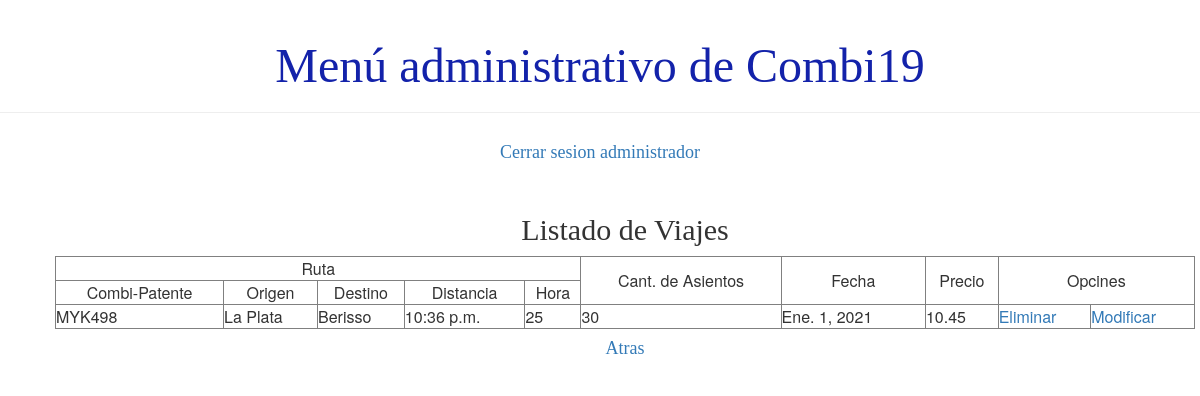
The page /usuario/listaViaje on the database as committed earlier.
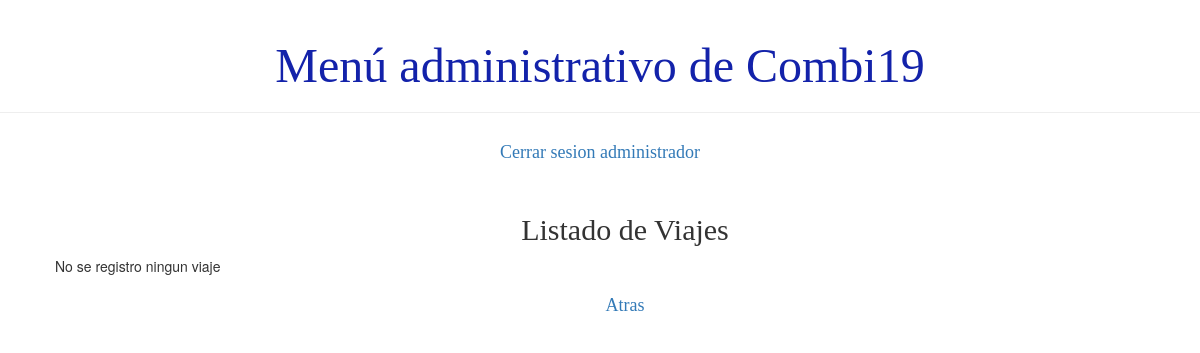
The same page on the database as committed later.
### demo1/models.py (models this page shows, shortened)
class Combi(models.Model):
    TIPOS_COMBI = (
        ('C', 'Cama'),
        ('S', 'Semicama'),
    )
    chofer = models.ForeignKey(Chofer, on_delete=models.CASCADE)
    patente = models.CharField(max_length=10)
    tipo = models.CharField(max_length=1, choices=TIPOS_COMBI)
    modelo = models.CharField(max_length=40)
    asientos = models.IntegerField()
    activo = models.BooleanField(default=True)

class Lugar(models.Model):
    nombre_de_lugar = models.CharField(max_length=50)
    provincia = models.CharField(max_length=40)
    activo = models.BooleanField(default=True)

class Ruta(models.Model):
    combi = models.ForeignKey(Combi, on_delete=models.CASCADE)
    origen = models.ForeignKey(Lugar, on_delete=models.CASCADE, related_name='origen')
    destino = models.ForeignKey(Lugar, on_delete=models.CASCADE, related_name='destino')
    hora = models.TimeField()
    distancia = models.IntegerField()
    activo = models.BooleanField(default=True)

class Viaje(models.Model):
    ruta = models.ForeignKey(Ruta, on_delete=models.CASCADE)
    insumos = models.ManyToManyField(Insumo)
    fecha = models.DateField()
    precio = models.FloatField()
    asientos = models.IntegerField()
    activo = models.BooleanField(default=True)
    class Meta:
        unique_together = ('ruta', 'fecha',)

### demo1/views.py (the view)
# urls.py: path('usuario/listaViaje', views.listado_viaje ,name='listado_viaje'),
def listado_viaje(request):
    viajes=armarFilaViaje()
    paginator= Paginator(viajes, 10)
    cantidad=False if (paginator.count == 0) else True
    page_number = request.GET.get('page')
    page_obj = paginator.get_page(page_number)
    return render(request, 'demo1/listados/listado_viaje.html', {'page_obj':page_obj, 'cantidad':cantidad})

### demo1/views.py (called while the page is built)
def armarFilaViaje():
    viajes=Viaje.objects.filter(activo=True).values()
    lista=[]
    for v in viajes:
        r=Ruta.objects.filter(id=v['ruta_id']).values()
        combi=Combi.objects.filter(id=r[0]['combi_id']).values()
        o=Lugar.objects.filter(id=r[0]['origen_id']).values()
        d=Lugar.objects.filter(id=r[0]['destino_id']).values()
        dic={'patente':combi[0]['patente'], 'origen':o[0]['nombre_de_lugar'], 'destino':d[0]['nombre_de_lugar'],
            'hora': r[0]['hora'], 'distancia':r[0]['distancia'], 'cant': v['asientos'], 'fecha':v['fecha'], 'precio':v['precio'], 'pk':v['id']}
        lista.append(dic)
    return lista

### demo1/templates/demo1/listados/listado_viaje.html (shortened to what this page needs)
{% extends 'demo1/base.html' %}
{% block content %}
<div class="card">
    <h2>Listado de Viajes</h2>
</div>
    <div >
    <table class="tablalista" width=100% border="1">
        <tbody>
        {% if cantidad %}
            <tr>
                <td align="center" colspan="5">Ruta</td>
                <td align="center" rowspan="2">Cant. de Asientos</td>
                <td align="center" rowspan="2">Fecha</td>
                <td align="center" rowspan="2">Precio</td>
                <td align="center" rowspan="2" colspan="2">Opcines</td>
            </tr>
            <tr>
                <td align="center">Combi-Patente</td>
                <td align="center">Origen</td>
                <td align="center">Destino</td>
                <td align="center">Distancia</td>
                <td align="center">Hora</td>
            </tr>
            {% for v in page_obj %}
                <tr>
                    <td>{{ v.patente }}</td>
                    <td>{{ v.origen }}</td>
                    <td>{{ v.destino }}</td>
                    <td>{{ v.hora }}</td>
                    <td>{{ v.distancia }}</td>
                    <td>{{ v.cant }}</td>
                    <td>{{ v.fecha }}</td>
                    <td>{{ v.precio }}</td>
                    <td>
                        <a href="{% url 'eliminar_viaje' pk=v.pk%}">Eliminar</a></td>
                    <td>
                        <a href="{% url 'modificar_viaje' pk=v.pk%}">Modificar</a>
                    </td>
                </tr>
            {% endfor %}
        {% else %}
            <p>No se registro ningun viaje</p>
        {% endif %}
    </tbody>
    </table>
    </div>
<div class="card"><h4><a href="{% url 'principal' %}">Atras</a></h4></div>
{% endblock %}

Rows that differ between the two databases and show on the page:
no longer on this page (row edited): Combi: patente "MYK498"
no longer on this page (row unchanged): Lugar: origen "La Plata"
no longer on this page (row edited): Lugar: destino "Berisso"
removed Ruta: hora "10:36 p.m."
removed Viaje: fecha "Ene. 1, 2021", precio "10.45"
Other text that changed with them:
text no longer shown: "Ruta Cant. de Asientos Fecha Precio Opcines Combi-Patente Origen Destino Distancia Hora"
text now shown: "No se registro ningun viaje"
list line gone: "25 30 Eliminar Modificar"
